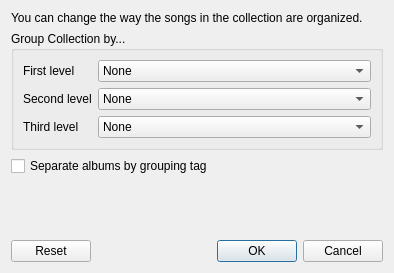
<?xml version="1.0" encoding="UTF-8"?>
<ui version="4.0">
 <class>GroupByDialog</class>
 <widget class="QDialog" name="GroupByDialog">
  <property name="geometry">
   <rect>
    <x>0</x>
    <y>0</y>
    <width>394</width>
    <height>273</height>
   </rect>
  </property>
  <property name="windowTitle">
   <string>Collection advanced grouping</string>
  </property>
  <property name="windowIcon">
   <iconset resource="../../data/icons.qrc">
    <normaloff>:/icons/64x64/com.goshapps.Orange.png</normaloff>:/icons/64x64/com.goshapps.Orange.png</iconset>
  </property>
  <layout class="QVBoxLayout" name="layout_groupbydialog">
   <item>
    <widget class="QLabel" name="label">
     <property name="text">
      <string>You can change the way the songs in the collection are organized.</string>
     </property>
     <property name="wordWrap">
      <bool>true</bool>
     </property>
    </widget>
   </item>
   <item>
    <widget class="QGroupBox" name="groupBox">
     <property name="title">
      <string>Group Collection by...</string>
     </property>
     <layout class="QFormLayout" name="formLayout">
      <item row="0" column="0">
       <widget class="QLabel" name="label_first">
        <property name="text">
         <string>First level</string>
        </property>
       </widget>
      </item>
      <item row="0" column="1">
       <widget class="QComboBox" name="combobox_first">
        <item>
         <property name="text">
          <string>None</string>
         </property>
        </item>
        <item>
         <property name="text">
          <string>Artist</string>
         </property>
        </item>
        <item>
         <property name="text">
          <string>Album artist</string>
         </property>
        </item>
        <item>
         <property name="text">
          <string>Album</string>
         </property>
        </item>
        <item>
         <property name="text">
          <string>Album - Disc</string>
         </property>
        </item>
        <item>
         <property name="text">
          <string>Disc</string>
         </property>
        </item>
        <item>
         <property name="text">
          <string>Format</string>
         </property>
        </item>
        <item>
         <property name="text">
          <string>Genre</string>
         </property>
        </item>
        <item>
         <property name="text">
          <string>Year</string>
         </property>
        </item>
        <item>
         <property name="text">
          <string>Year - Album</string>
         </property>
        </item>
        <item>
         <property name="text">
          <string>Year - Album - Disc</string>
         </property>
        </item>
        <item>
         <property name="text">
          <string>Original year</string>
         </property>
        </item>
        <item>
         <property name="text">
          <string>Original year - Album</string>
         </property>
        </item>
        <item>
         <property name="text">
          <string>Original year - Album - Disc</string>
         </property>
        </item>
        <item>
         <property name="text">
          <string>Composer</string>
         </property>
        </item>
        <item>
         <property name="text">
          <string>Performer</string>
         </property>
        </item>
        <item>
         <property name="text">
          <string>Grouping</string>
         </property>
        </item>
        <item>
         <property name="text">
          <string>File type</string>
         </property>
        </item>
        <item>
         <property name="text">
          <string>Sample rate</string>
         </property>
        </item>
        <item>
         <property name="text">
          <string>Bit depth</string>
         </property>
        </item>
        <item>
         <property name="text">
          <string>Bitrate</string>
         </property>
        </item>
       </widget>
      </item>
      <item row="1" column="0">
       <widget class="QLabel" name="label_second">
        <property name="text">
         <string>Second level</string>
        </property>
       </widget>
      </item>
      <item row="1" column="1">
       <widget class="QComboBox" name="combobox_second">
        <item>
         <property name="text">
          <string>None</string>
         </property>
        </item>
        <item>
         <property name="text">
          <string>Artist</string>
         </property>
        </item>
        <item>
         <property name="text">
          <string>Album artist</string>
         </property>
        </item>
        <item>
         <property name="text">
          <string>Album</string>
         </property>
        </item>
        <item>
         <property name="text">
          <string>Album - Disc</string>
         </property>
        </item>
        <item>
         <property name="text">
          <string>Disc</string>
         </property>
        </item>
        <item>
         <property name="text">
          <string>Format</string>
         </property>
        </item>
        <item>
         <property name="text">
          <string>Genre</string>
         </property>
        </item>
        <item>
         <property name="text">
          <string>Year</string>
         </property>
        </item>
        <item>
         <property name="text">
          <string>Year - Album</string>
         </property>
        </item>
        <item>
         <property name="text">
          <string>Year - Album - Disc</string>
         </property>
        </item>
        <item>
         <property name="text">
          <string>Original year</string>
         </property>
        </item>
        <item>
         <property name="text">
          <string>Original year - Album</string>
         </property>
        </item>
        <item>
         <property name="text">
          <string>Original year - Album - Disc</string>
         </property>
        </item>
        <item>
         <property name="text">
          <string>Composer</string>
         </property>
        </item>
        <item>
         <property name="text">
          <string>Performer</string>
         </property>
        </item>
        <item>
         <property name="text">
          <string>Grouping</string>
         </property>
        </item>
        <item>
         <property name="text">
          <string>File type</string>
         </property>
        </item>
        <item>
         <property name="text">
          <string>Sample rate</string>
         </property>
        </item>
        <item>
         <property name="text">
          <string>Bit depth</string>
         </property>
        </item>
        <item>
         <property name="text">
          <string>Bitrate</string>
         </property>
        </item>
       </widget>
      </item>
      <item row="2" column="0">
       <widget class="QLabel" name="label_third">
        <property name="text">
         <string>Third level</string>
        </property>
       </widget>
      </item>
      <item row="2" column="1">
       <widget class="QComboBox" name="combobox_third">
        <item>
         <property name="text">
          <string>None</string>
         </property>
        </item>
        <item>
         <property name="text">
          <string>Artist</string>
         </property>
        </item>
        <item>
         <property name="text">
          <string>Album artist</string>
         </property>
        </item>
        <item>
         <property name="text">
          <string>Album</string>
         </property>
        </item>
        <item>
         <property name="text">
          <string>Album - Disc</string>
         </property>
        </item>
        <item>
         <property name="text">
          <string>Disc</string>
         </property>
        </item>
        <item>
         <property name="text">
          <string>Format</string>
         </property>
        </item>
        <item>
         <property name="text">
          <string>Genre</string>
         </property>
        </item>
        <item>
         <property name="text">
          <string>Year</string>
         </property>
        </item>
        <item>
         <property name="text">
          <string>Year - Album</string>
         </property>
        </item>
        <item>
         <property name="text">
          <string>Year - Album - Disc</string>
         </property>
        </item>
        <item>
         <property name="text">
          <string>Original year</string>
         </property>
        </item>
        <item>
         <property name="text">
          <string>Original year - Album</string>
         </property>
        </item>
        <item>
         <property name="text">
          <string>Original year - Album - Disc</string>
         </property>
        </item>
        <item>
         <property name="text">
          <string>Composer</string>
         </property>
        </item>
        <item>
         <property name="text">
          <string>Performer</string>
         </property>
        </item>
        <item>
         <property name="text">
          <string>Grouping</string>
         </property>
        </item>
        <item>
         <property name="text">
          <string>File type</string>
         </property>
        </item>
        <item>
         <property name="text">
          <string>Sample rate</string>
         </property>
        </item>
        <item>
         <property name="text">
          <string>Bit depth</string>
         </property>
        </item>
        <item>
         <property name="text">
          <string>Bitrate</string>
         </property>
        </item>
       </widget>
      </item>
     </layout>
    </widget>
   </item>
   <item>
    <widget class="QCheckBox" name="checkbox_separate_albums_by_grouping">
     <property name="text">
      <string>Separate albums by grouping tag</string>
     </property>
    </widget>
   </item>
   <item>
    <spacer name="spacer_bottom">
     <property name="orientation">
      <enum>Qt::Vertical</enum>
     </property>
     <property name="sizeHint" stdset="0">
      <size>
       <width>20</width>
       <height>11</height>
      </size>
     </property>
    </spacer>
   </item>
   <item>
    <widget class="QDialogButtonBox" name="buttonbox">
     <property name="orientation">
      <enum>Qt::Horizontal</enum>
     </property>
     <property name="standardButtons">
      <set>QDialogButtonBox::Cancel|QDialogButtonBox::Ok|QDialogButtonBox::Reset</set>
     </property>
    </widget>
   </item>
  </layout>
 </widget>
 <tabstops>
  <tabstop>combobox_first</tabstop>
  <tabstop>combobox_second</tabstop>
  <tabstop>combobox_third</tabstop>
  <tabstop>buttonbox</tabstop>
 </tabstops>
 <resources>
  <include location="../../data/data.qrc"/>
  <include location="../../data/icons.qrc"/>
 </resources>
 <connections>
  <connection>
   <sender>buttonbox</sender>
   <signal>accepted()</signal>
   <receiver>GroupByDialog</receiver>
   <slot>accept()</slot>
   <hints>
    <hint type="sourcelabel">
     <x>248</x>
     <y>254</y>
    </hint>
    <hint type="destinationlabel">
     <x>157</x>
     <y>274</y>
    </hint>
   </hints>
  </connection>
  <connection>
   <sender>buttonbox</sender>
   <signal>rejected()</signal>
   <receiver>GroupByDialog</receiver>
   <slot>reject()</slot>
   <hints>
    <hint type="sourcelabel">
     <x>316</x>
     <y>260</y>
    </hint>
    <hint type="destinationlabel">
     <x>286</x>
     <y>274</y>
    </hint>
   </hints>
  </connection>
 </connections>
</ui>
